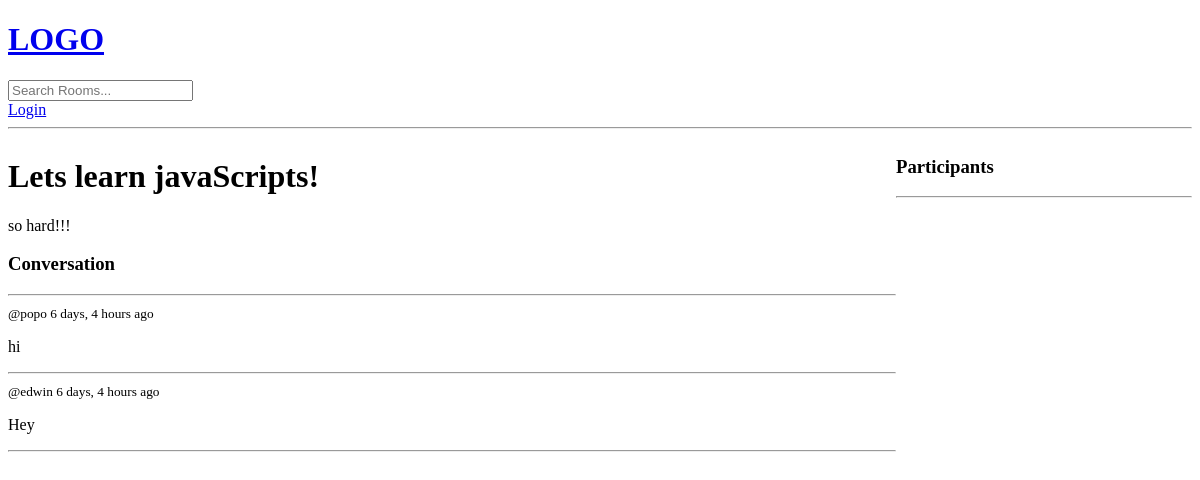
Page /room/1/ on the earlier database version.
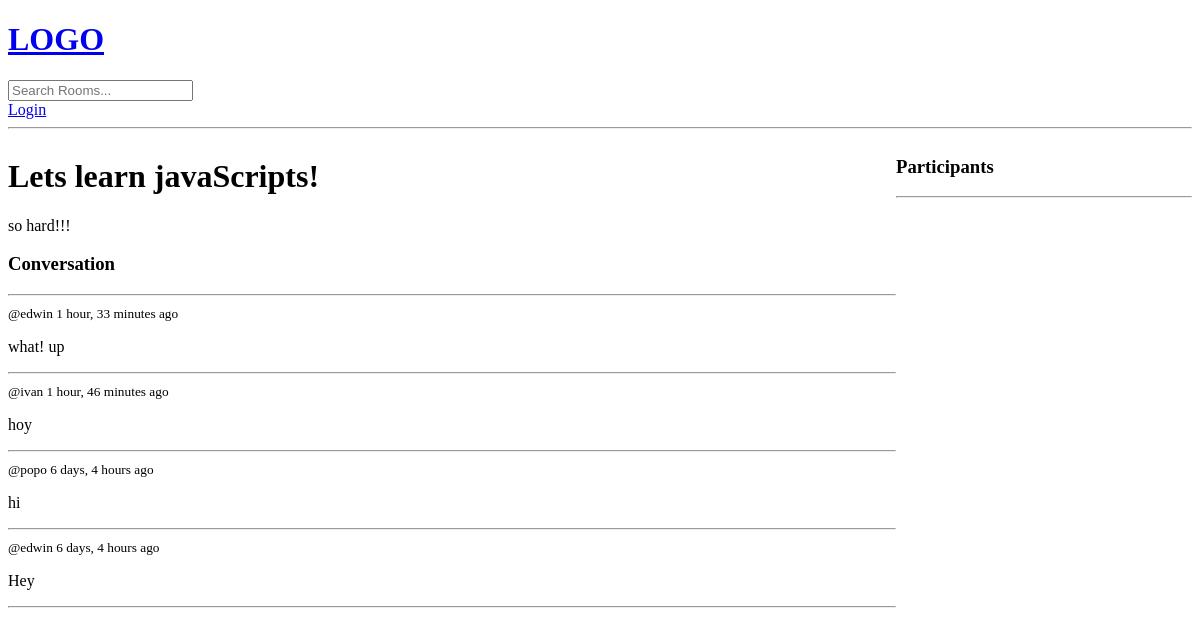
Same page on the later database version.
### base/models.py (models this page shows, shortened)
class Room(models.Model):
    host = models.ForeignKey(User, on_delete=models.SET_NULL, null=True)
    topic = models.ForeignKey(Topic, on_delete=models.SET_NULL, null=True)
    name =  models.CharField(max_length=200)
    description = models.TextField(null=True, blank=True)
    participants = models.ManyToManyField(
        User, related_name='participants', blank=True)
    updated = models.DateTimeField(auto_now=True)
    created = models.DateTimeField(auto_now_add=True)
    class Meta:
        ordering = ['-updated', '-created']

class Message(models.Model):
    user = models.ForeignKey(User, on_delete=models.CASCADE)
    room = models.ForeignKey(Room, on_delete=models.CASCADE)
    body = models.TextField()
    updated = models.DateTimeField(auto_now=True)
    created = models.DateTimeField(auto_now_add=True)

### base/views.py (the view, shortened to what this page needs)
# urls.py: path("room/<str:pk>/", views.room, name="room"),
def room(request, pk):
    room = Room.objects.get(id=pk)
    room_messages = room.message_set.all().order_by('-created')
    participants = room.participants.all()
    context = {'room': room, 'room_messages': room_messages, 'participants':participants}
    return render(request, "base/room.html", context)

### base/templates/base/room.html (shortened to what this page needs)
{% extends "main.html" %}
{% block content %}
<div class="room-container">
    <div>
        <h1>{{room.name}}</h1>
        <p>{{room.description}}</p>
        <div class="commend">
            <h3>Conversation</h3>
            <hr>
            {% for message in room_messages %}
                <div>
                    <small>@{{message.user}}  {{message.created|timesince}} ago</small>
                    <p>{{message.body}}</p>
                    <hr>
                </div>
            {% endfor %}
        </div>
    </div>
    <div>
        <h3>Participants</h3>
        <hr>
    </div>
</div>
{% endblock %}

### templates/main.html (shortened to what this page needs)
<!DOCTYPE html>
<html lang="en">
<head>
</head>
<body>
    {% include "navbar.html" %}
    {% block content %}
    {% endblock %}
</body>
</html>

### templates/navbar.html
<a href="/">
    <h1>LOGO</h1>
</a>
<form action="{% url "home" %}" method="GET">
    <input type="text" name="q" placeholder="Search Rooms...">
</form>
{% if request.user.is_authenticated %}
<p>Hello {{request.user}}</p>
<a href="{% url "logout" %}">Logout</a>
{% else %}
<a href="{% url "login" %}">Login</a>
{% endif %}
<hr>

### base/templates/base/room.html (style rules this page uses)
.room-container { display: grid; grid-template-columns: 3fr 1fr; }

Differences in the rows shown:
added Message: user "edwin", created "1 hour, 33 minutes", body "what! up"
added Message: user "ivan", created "1 hour, 46 minutes", body "hoy"
